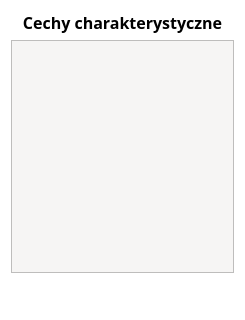
<?xml version="1.0" encoding="UTF-8"?>
<ui version="4.0">
 <class>CharacteristicsEditor</class>
 <widget class="QWidget" name="CharacteristicsEditor">
  <property name="geometry">
   <rect>
    <x>0</x>
    <y>0</y>
    <width>245</width>
    <height>320</height>
   </rect>
  </property>
  <property name="windowTitle">
   <string>Edytor cech</string>
  </property>
  <property name="styleSheet">
   <string notr="true">background: transparent;</string>
  </property>
  <layout class="QVBoxLayout" name="verticalLayout">
   <item>
    <widget class="QLabel" name="label_title">
     <property name="font">
      <font>
       <family>Quicksand Medium</family>
       <pointsize>12</pointsize>
       <bold>true</bold>
      </font>
     </property>
     <property name="styleSheet">
      <string notr="true">QLabel{
	color: rgb(0, 0, 0);
}</string>
     </property>
     <property name="text">
      <string>Cechy charakterystyczne</string>
     </property>
     <property name="alignment">
      <set>Qt::AlignCenter</set>
     </property>
    </widget>
   </item>
   <item>
    <widget class="QListView" name="listView_characteristics">
     <property name="styleSheet">
      <string notr="true">QListView{
	background-color: rgb(246, 245, 244);
	color: rgb(0, 0, 0);
}
QListView::item{
border: 1px solid rgb(169, 109, 0);
border-radius: 8px;
background-color: rgb(255, 255, 220);
color: black;
margin-bottom: 3px;
}
QListView::item:selected {
background: transparent;
}</string>
     </property>
     <property name="autoScroll">
      <bool>false</bool>
     </property>
     <property name="selectionMode">
      <enum>QAbstractItemView::SingleSelection</enum>
     </property>
     <property name="wordWrap">
      <bool>true</bool>
     </property>
    </widget>
   </item>
   <item>
    <layout class="QHBoxLayout" name="horizontalLayout_buttons">
     <property name="spacing">
      <number>0</number>
     </property>
     <item>
      <widget class="QPushButton" name="pushButton_add">
       <property name="minimumSize">
        <size>
         <width>30</width>
         <height>30</height>
        </size>
       </property>
       <property name="maximumSize">
        <size>
         <width>30</width>
         <height>30</height>
        </size>
       </property>
       <property name="focusPolicy">
        <enum>Qt::NoFocus</enum>
       </property>
       <property name="styleSheet">
        <string notr="true">border: 0px;</string>
       </property>
       <property name="text">
        <string/>
       </property>
       <property name="icon">
        <iconset resource="../../assets.qrc">
         <normaloff>:/img/plus.png</normaloff>:/img/plus.png</iconset>
       </property>
       <property name="iconSize">
        <size>
         <width>25</width>
         <height>25</height>
        </size>
       </property>
       <property name="flat">
        <bool>true</bool>
       </property>
      </widget>
     </item>
     <item>
      <widget class="QPushButton" name="pushButton_edit">
       <property name="minimumSize">
        <size>
         <width>30</width>
         <height>30</height>
        </size>
       </property>
       <property name="maximumSize">
        <size>
         <width>30</width>
         <height>30</height>
        </size>
       </property>
       <property name="focusPolicy">
        <enum>Qt::NoFocus</enum>
       </property>
       <property name="styleSheet">
        <string notr="true">border: 0px;</string>
       </property>
       <property name="text">
        <string/>
       </property>
       <property name="icon">
        <iconset resource="../../assets.qrc">
         <normaloff>:/img/pencil.png</normaloff>:/img/pencil.png</iconset>
       </property>
       <property name="iconSize">
        <size>
         <width>25</width>
         <height>25</height>
        </size>
       </property>
       <property name="flat">
        <bool>true</bool>
       </property>
      </widget>
     </item>
     <item>
      <widget class="QPushButton" name="pushButton_delete">
       <property name="minimumSize">
        <size>
         <width>30</width>
         <height>30</height>
        </size>
       </property>
       <property name="maximumSize">
        <size>
         <width>30</width>
         <height>30</height>
        </size>
       </property>
       <property name="focusPolicy">
        <enum>Qt::NoFocus</enum>
       </property>
       <property name="styleSheet">
        <string notr="true">border: 0px;</string>
       </property>
       <property name="text">
        <string/>
       </property>
       <property name="icon">
        <iconset resource="../../assets.qrc">
         <normaloff>:/img/delete.png</normaloff>:/img/delete.png</iconset>
       </property>
       <property name="iconSize">
        <size>
         <width>25</width>
         <height>25</height>
        </size>
       </property>
       <property name="flat">
        <bool>true</bool>
       </property>
      </widget>
     </item>
    </layout>
   </item>
  </layout>
 </widget>
 <resources>
  <include location="../../assets.qrc"/>
 </resources>
 <connections/>
</ui>
